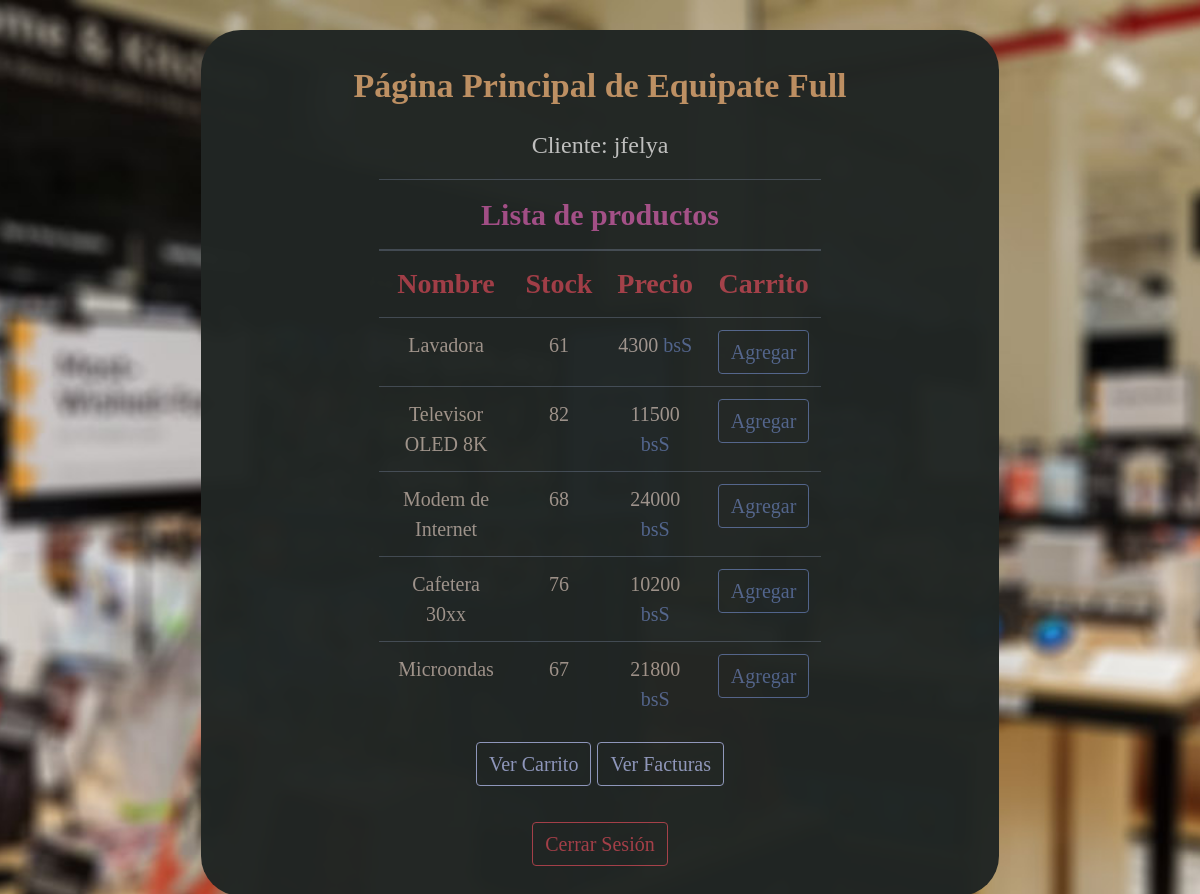
Screenshot of /mainpage.php (signed in) with the database file from the repository.
### tables this page shows
CREATE TABLE `producto` (
  `id_producto` int(255) NOT NULL,
  `nombre` varchar(120) NOT NULL,
  `stock` int(30) NOT NULL,
  `precio` int(30) NOT NULL
);

### funciones/mostrarProductosMainpage.php (the view)
<?php
function mostrarProductosMainpage() {
	include("conexion.php");
	$query = "SELECT * FROM producto";
	$resultado = $conexion->query($query);
	while ($row = $resultado->fetch_assoc())
	{
		?>
		<tr>
			<td>
				<?php echo $row['nombre']; ?>
			</td>
			<td>
				<?php echo $row['stock']; ?>
			</td>
			<td>
				<?php echo $row['precio']; ?>  <span style="color: #54678F;">bsS</span>
			</td>
			<td>
				<a href="procesos/carrito.php?id_producto=<?php echo $row['id_producto']; ?>&agregar" class="btn btn-outline-primary">Agregar</a>
			</td>
		</tr>
		<?php
	}
}
?>

### css/guayucostyles.css (style rules this page uses)
html { scroll-behavior: smooth; }
body { color: #A4978E; font-family: Century Gothic; background: url("../background1.jpg"); background-size: cover; background-position: center; background-repeat: no-repeat; background-attachment: fixed; align-content: center; }
@media screen and (min-width: 950px) and (max-width: 1500px) { body { font-size: 24px; margin: 30px; } }
@media screen and (min-width: 950px) and (max-width: 1500px) { .btn { font-size: 20px; } }

### rows the page displays
producto: nombre "Lavadora", stock "61", precio "4300"
producto: nombre "Televisor OLED 8K", stock "82", precio "11500"
producto: nombre "Modem de Internet", stock "68", precio "24000"
producto: nombre "Cafetera 30xx", stock "76", precio "10200"
producto: nombre "Microondas", stock "67", precio "21800"

### other values shown
$_SESSION["usuario"] "jfelya"
